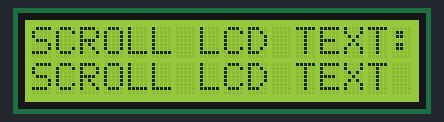
Simulated run of this program. Board: Raspberry Pi (header pin numbers). Parts: 16×2 character LCD.

Above: at 0.4 s.
At 4.05 s:
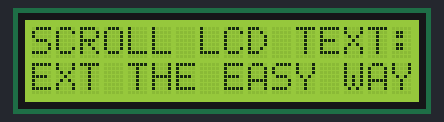
At 8.0 s:
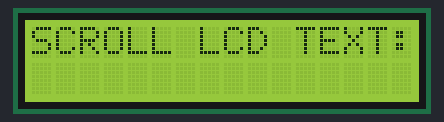
At 12.84 s:
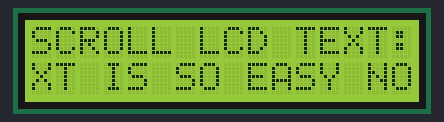
At 17.8 s:
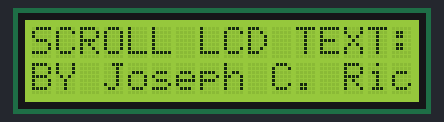
At 34.8 s:
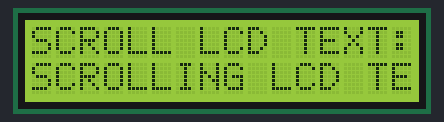

Measured:
- what the display in image 0 shows lasts 0.8 s, from 0.4 s to 1.2 s

The program:

Scroll_lcd_text.py
```python
# Scroll lcd text Python Program
# example:

# Note: be mindful while working with
# electronics. There are mistakes that
# cannot be corrected should you ignore
# any basic electronics rules. Electronics
# demands basic math skills and knowledge
# of electronics components alike.

# Items needed are as follows:

# Respberry Pi 4 = 1
# breadboard = 1
# LCD display = 1
# jumper wire = 4+2 for the Rasp fan

# Note: use two other jumper wires for
# the Raspberry Pi 4 fan, while in use/
# operation.

# Scroll lcd text Python program:

# This Raspberry Pi 4 Python program
# allows users to create scrolling lcd
# text the easy way!

# We will use the breadboard method:

# GPIO.setmode(GPIO.BOARD)

# This method is for the GPIO pinouts
# not the GPIO numbers, such as BCM

# You can also use the Broadcom SOC
# Channel method if you prefer:

# GPIO.setmode(GPIO.BCM)
# This allows GPIO numbers, not GPIO
# pinouts, such as the breadboard
# method illustrates in our Python
# program example:

from time import sleep as wait
import RPi.GPIO as GPIO,drivers

title='SCROLL LCD TEXT:'
text=('SCROLL LCD TEXT THE EASY WAY! ',
      'SCROLLING LCD TEXT IS SO EASY NOW... ',
      'BY Joseph C. Richardson, GitHub.com ')

GPIO.setmode(GPIO.BOARD) # breadboard method
GPIO.setwarnings(False) # disable setwarnings
display=drivers.Lcd() # enable the LCD display

display.lcd_clear() # clear the LCD screen

while True:
    try:
        display.lcd_clear()
        for x in range(3):
            display.lcd_display_string(title,1)
            display.lcd_display_string(text[x],2)
            wait(.5)
            for i in range(len(text[x])):
                display.lcd_display_string(
                text[x][i:i+16],2)
                wait(0.2)

# Note: it is recomended that you setup
# a KeyboardInterrupt handler to force
# the GPIO pins to return to a low state/off.

# GPIO.cleanup() sets all GPIO pins to LOW/OFF

    except KeyboardInterrupt:
        print('\nStop program Execution/run:')
        print('cleanup/release all GPIO pinouts \
to LOW state.')
        display.lcd_clear()
        display.lcd_backlight(0)
        GPIO.cleanup()
        break

'''remove comment quotes

# The easier Python program example:

text=('SCROLLING LCD TEXT MADE SIMLPLE! ')

while True:
    display.lcd_display_string(
    ' RASPBERRY Pi 4',1)
    for i in range(len(text)-1+1):
        display.lcd_display_string(
        text[i:i+16],2)
        wait(0.2)

remove comment quotes'''
```
